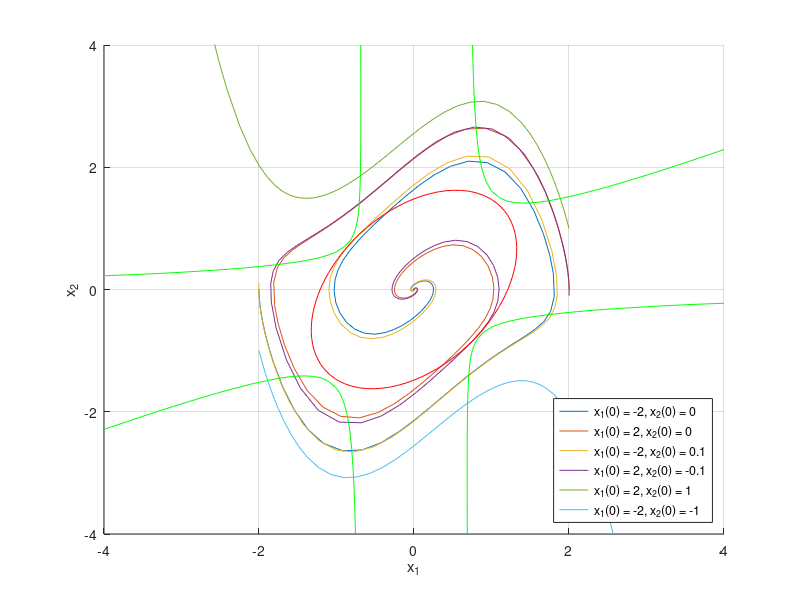

The MATLAB script that drew this image:
function Esempio4_10()
  close all
  clear all
  clc

  % --- Condizioni iniziali che restano nel bacino di attrazione dell'origine ---
  % Vengono simulate a lungo (T = 20)
  x10 = [-2 2 -2    2];
  x20 = [ 0 0 0.1 -0.1];

  % --- Condizioni iniziali che escono dal bacino di attrazione ---
  % La traiettoria diverge (finite escape time attorno a t ~ 2.4s),
  % quindi si simula solo fino a T = 2.2, come nello script MATLAB originale
  x10a = [2 -2];
  x20a = [1 -1];

  x1 = {};
  x2 = {};
  legends = {};

  % Simulazioni con durata T = 20
  for i = 1:length(x10)
    [~, X] = ode45(@sistema, [0 20], [x10(i) x20(i)]);
    x1{i} = X(:,1);
    x2{i} = X(:,2);
    legends{i} = ['x_1(0) = ' num2str(x10(i)) ', x_2(0) = ' num2str(x20(i))];
  endfor

  % Simulazioni con durata T = 2.2 (traiettorie divergenti)
  for i = 1:length(x10a)
    [~, X] = ode45(@sistema, [0 2.2], [x10a(i) x20a(i)]);
    x1{i+length(x10)} = X(:,1);
    x2{i+length(x10)} = X(:,2);
    legends{i+length(x10)} = ['x_1(0) = ' num2str(x10a(i)) ', x_2(0) = ' num2str(x20a(i))];
  endfor

  % --- Grafico delle traiettorie nel piano di fase ---
  figure
  grid on
  hold on
  for n = 1:length(x1)
    plot(x1{n}, x2{n})
  endfor
  axis([-4 4 -4 4])
  xlabel('x_1'), ylabel('x_2')

  % --- Linea di livello V(x) = 2.2 ---
  xx = -4:0.1:4;
  yy = -4:0.1:4;
  P = [3 -1; -1 2];
  z = zeros(length(xx), length(yy));
  for i = 1:length(xx)
    for j = 1:length(yy)
      z(i,j) = 0.5 * [xx(i) yy(j)] * P * [xx(i) yy(j)]';
    endfor
  endfor
  contour(xx, yy, z', [2.2 2.2], 'r');

  % --- Linea di livello V_punto(x) = 0 ---
  zp = zeros(length(xx), length(yy));
  for i = 1:length(xx)
    for j = 1:length(yy)
      zp(i,j) = -xx(i)^2 - yy(j)^2 - xx(i)^3*yy(j) + 2*xx(i)^2*yy(j)^2;
    endfor
  endfor
  contour(xx, yy, zp', [0 0], 'g');

  legend(legends, 'Location', 'SouthEast');
  hold off
endfunction

function [xp] = sistema(t, x)
  %   x1dot(t) = -x2(t)
  %   x2dot(t) = x1(t) - x2(t) + x1(t)^2*x2(t)
  xp = [ -x(2) ...
         x(1)*x(1)*x(2) + x(1) - x(2)];
endfunction
